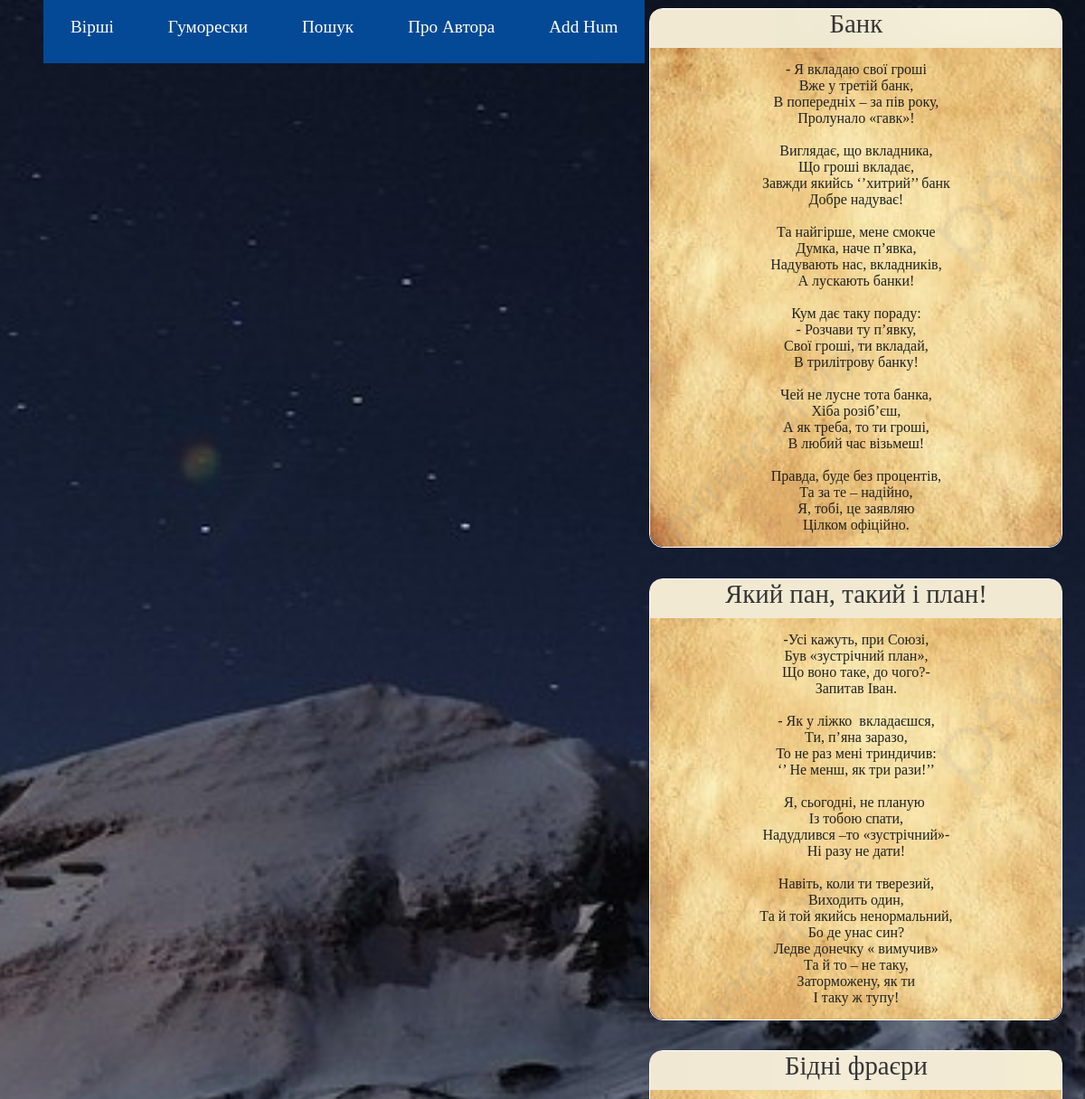
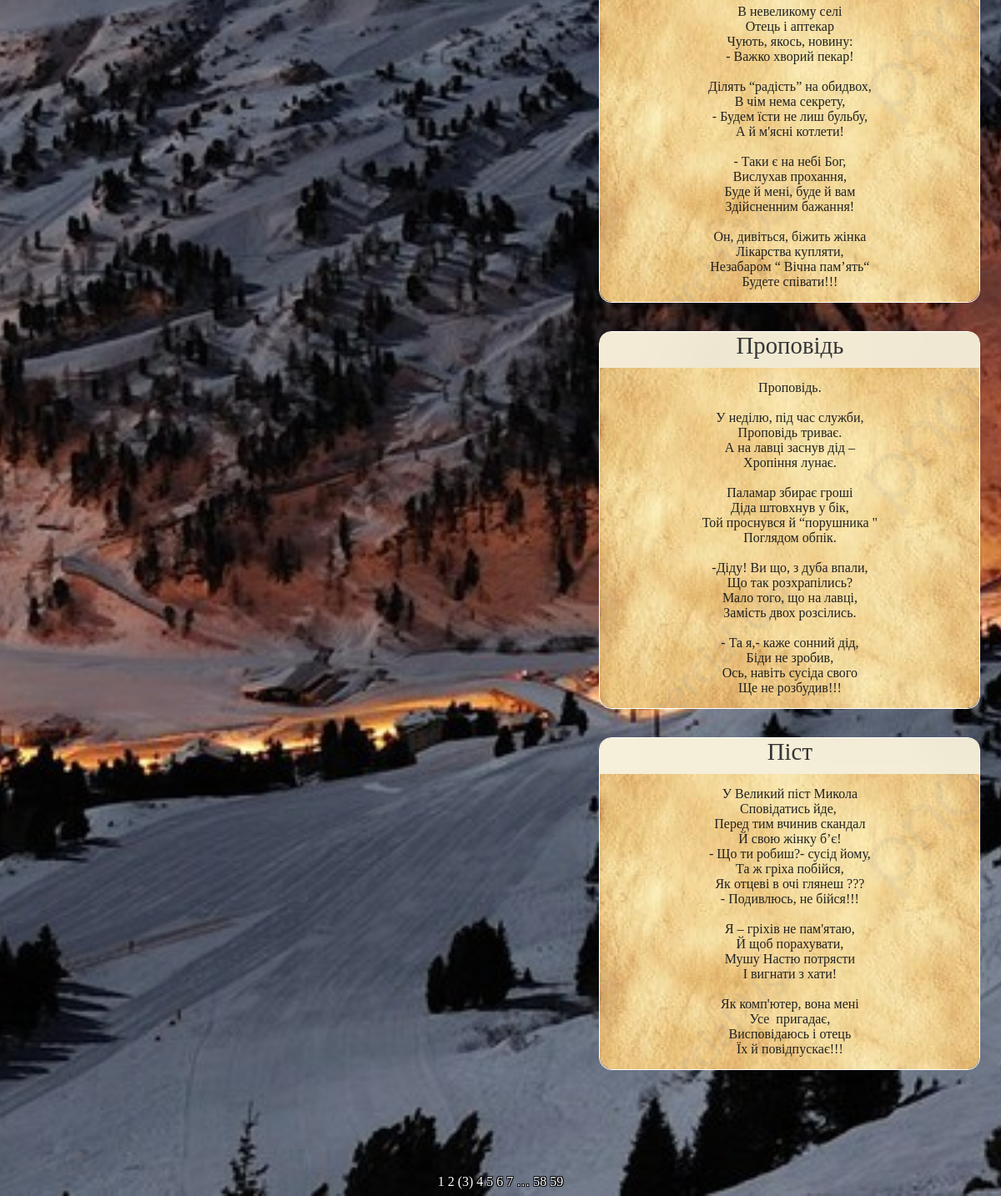
Page /humoresques/3 on the committed database (2 pictures, top to bottom).
### app/models.py (models this page shows)
class Humoresque(db.Model):
    id = db.Column(db.Integer, primary_key=True)
    title = db.Column(db.String(20), unique=True)
    text = db.Column(db.String(1028), unique=True)

### app/routes.py (the view)
@app.route('/humoresques/<int:hum_page_num>')
def humoresques(hum_page_num):
    humoresques = Humoresque.query.paginate(per_page=5, page=hum_page_num, error_out=True)
    return render_template('humoresques.html', title='Гуморески',  humoresques=humoresques)

### app/templates/humoresques.html
{% extends "base.html" %}
{% block app_content %}
    {% for humoresque in humoresques.items %}
        {% include "_humoresque.html" %}
    {% endfor %}
    <div class="pagination-links">
    {% for page in humoresques.iter_pages() %}
        {% if page %}
            {% if page != humoresques.page %}
                <a href="{{ url_for('humoresques', hum_page_num=page) }}">{{ page }}</a>
            {% else %}
                <span style="color: white;">({{ page }})</span>
            {% endif %}
        {% else %}
            <span class=ellipsis style="color: white;">…</span>
        {% endif %}
    {% endfor %}
    </div>
{% endblock %}

### app/templates/base.html (shortened to what this page needs)
<html>
    <head>
        <link rel="stylesheet" href="{{ url_for('static', filename='styles.css') }}"/>
    </head>
    <body>
        <div id="navbar-container">
            <div id="navbar">
                <div class="link-div">
                    <nav>
                        <ul class="nav-links">
                            <li><a href="{{ url_for('poems', page_num=1) }}">Вірші</a></li>
                            <li><a href="{{ url_for('humoresques', hum_page_num=1) }}">Гуморески</a></li>
                            <li><a href="{{ url_for('search') }}">Пошук</a></li>
                            <li><a href="{{ url_for('about') }}">Про Автора</a></li>
                            <li><a href="{{ url_for('add_humoresque') }}">Add Hum</a></li>
                        </ul>
                    </nav>
                </div>
            </div>
        </div>
        <div id="page_container">
            {% block content %}
            <div class="container-fluid" style="margin-top: 100px;">
                {% block app_content %}{% endblock %}
            </div>
            {% endblock %}
        </div>
    </body>
</html>

### app/templates/_humoresque.html
{% extends "base.html" %}
{% block app_content %}
    <div id="poem-container">
        <div id="title">{{humoresque.title}}</div>
        <pre><div id="text">{{humoresque.text}}</div></pre>
    </div>
{% endblock %}

### app/static/styles.css (style rules this page uses)
#poem-container { width: 455px; border: 1px solid white; color: white; margin-left: 60%; margin-top: -5.7rem; margin-bottom: 125px; border-radius: 15px; }
#title { width: 100%; height: 40px; background: url('/static/title_bg.jpg') no-repeat center center fixed; -webkit-background-size: cover; -moz-background-size: cover; -o-background-size: cover; background-size: cover; font-family: 'Lobster Two', cursive; font-size: 1.8rem; color: #353535; text-align: center; padding-bottom: 5px; border-radius: 12px 12px 0 0; }
#text { background: url('/static/poem_bg.jpg') no-repeat center center; width: 455px; -webkit-background-size: cover; -moz-background-size: cover; -o-background-size: cover; background-size: cover; font-family: 'Lobster Two', cursive ; font-size: 1rem; color: #212121; text-align: center; margin-top: -15px; margin-bottom: -13px; padding-top: 15px; padding-bottom: 15px; border-radius:0 0 15px 15px; }
#navbar-container { position: absolute; top: 0; height: 100px; width: 50%; }
#navbar { position: fixed; display: flex; justify-content: space-between; align-items: center; font-size: 1.2rem; margin-bottom: 100px; margin-right: -500px; }
a { text-decoration: none; color: white; }
body { background: url('/static/night-mnt.jpg') no-repeat center center fixed; -webkit-background-size: cover; -moz-background-size: cover; -o-background-size: cover; background-size: cover; font-family: 'Lobster Two', cursive; }
.nav-links { display: flex; list-style: none; }
.nav-links a { padding: 30px; margin-right: 0px; background: rgb(4, 73, 150); transition: 0.3s ease-out; }
.pagination-links { text-align: center; text-shadow: -1px -1px 0 #000, 1px -1px 0 #000, -1px 1px 0 #000, 1px 1px 0 #000; float: bottom 0; }

### rows in the picture
Humoresque: title "Банк", text "- Я вкладаю свої гроші Вже у третій банк, В попередніх – за пів року, Пролунало «гавк»! Виглядає, що вкладника, Що гроші вкладає, Завжди якийсь ‘’хитрий’’ банк Добре надуває! Та найгірше, мене смокче Думка, наче п’явка, Надувають нас, вкладників, А лускають банки! Кум дає таку пораду: - Розчави ту п’явку, Свої гроші, ти вкладай, В трилітрову банку! Чей не лусне тота банка, Хіба розіб’єш, А як треба, то ти гроші, В любий час візьмеш! Правда, буде без процентів, Та за те – надійно, Я, тобі, це заявляю Цілком офіційно."
Humoresque: title "Який пан, такий і план!", text "-Усі кажуть, при Союзі, Був «зустрічний план», Що воно таке, до чого?- Запитав Іван. - Як у ліжко вкладаєшся, Ти, п’яна заразо, То не раз мені триндичив: ‘’ Не менш, як три рази!’’ Я, сьогодні, не планую Із тобою спати, Надудлився –то «зустрічний»- Ні разу не дати! Навіть, коли ти тверезий, Виходить один, Та й той якийсь ненормальний, Бо де унас син? Ледве донечку « вимучив» Та й то – не таку, Заторможену, як ти І таку ж тупу!"
Humoresque: title "Бідні фраєри", text "В невеликому селі Отець і аптекар Чують, якось, новину: - Важко хворий пекар! Ділять “радість” на обидвох, В чім нема секрету, - Будем їсти не лиш бульбу, А й м'ясні котлети! - Таки є на небі Бог, Вислухав прохання, Буде й мені, буде й вам Здійсненним бажання! Он, дивіться, біжить жінка Лікарства купляти, Незабаром “ Вічна пам’ять“ Будете співати!!!"
Humoresque: title "Проповідь", text "Проповідь. У неділю, під час служби, Проповідь триває. А на лавці заснув дід – Хропіння лунає. Паламар збирає гроші Діда штовхнув у бік, Той проснувся й “порушника \" Поглядом обпік. -Діду! Ви що, з дуба впали, Що так розхрапілись? Мало того, що на лавці, Замість двох розсілись. - Та я,- каже сонний дід, Біди не зробив, Ось, навіть сусіда свого Ще не розбудив!!!"
Humoresque: title "Піст", text "У Великий піст Микола Сповідатись йде, Перед тим вчинив скандал Й свою жінку б’є! - Що ти робиш?- сусід йому, Та ж гріха побійся, Як отцеві в очі глянеш ??? - Подивлюсь, не бійся!!! Я – гріхів не пам'ятаю, Й щоб порахувати, Мушу Настю потрясти І вигнати з хати! Як комп'ютер, вона мені Усе пригадає, Висповідаюсь і отець Їх й повідпускає!!!"

### other values in the picture
{{ page }} "1" "2" "4" "5" "6" "7" "58" "59"
{{ page }} "3"
